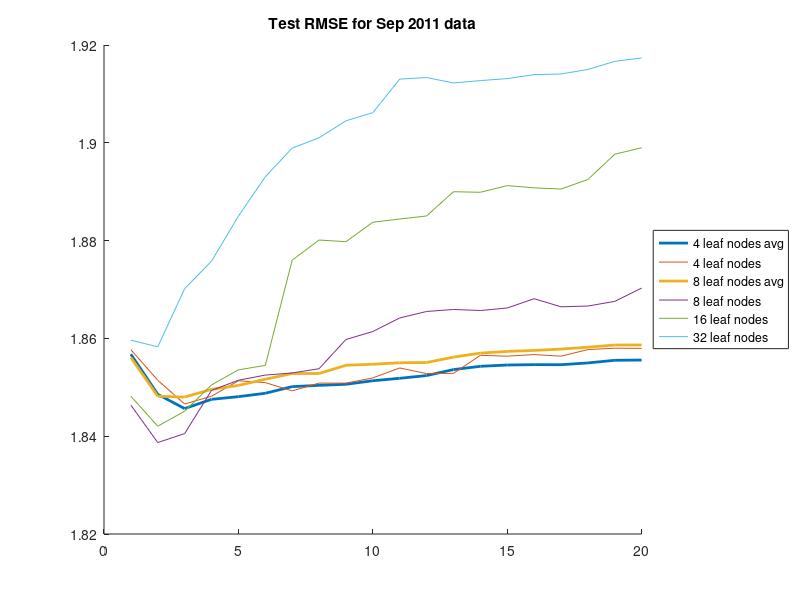
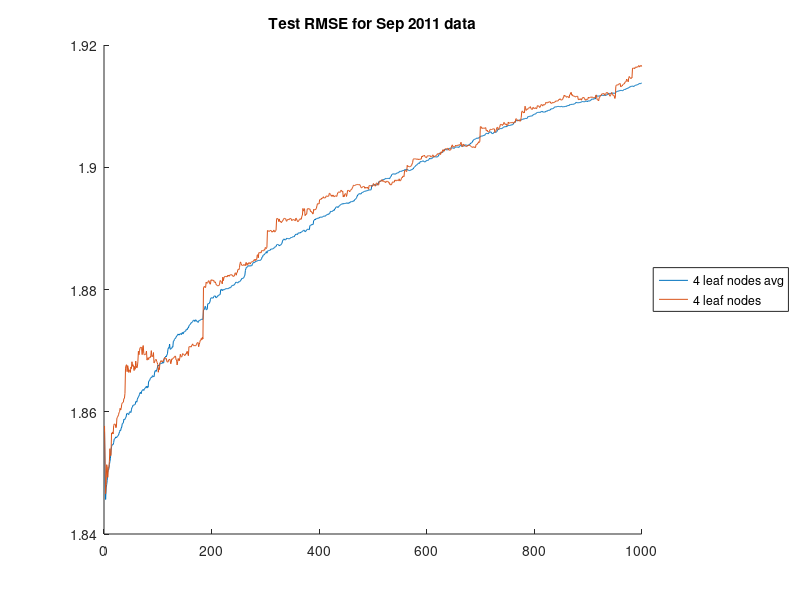
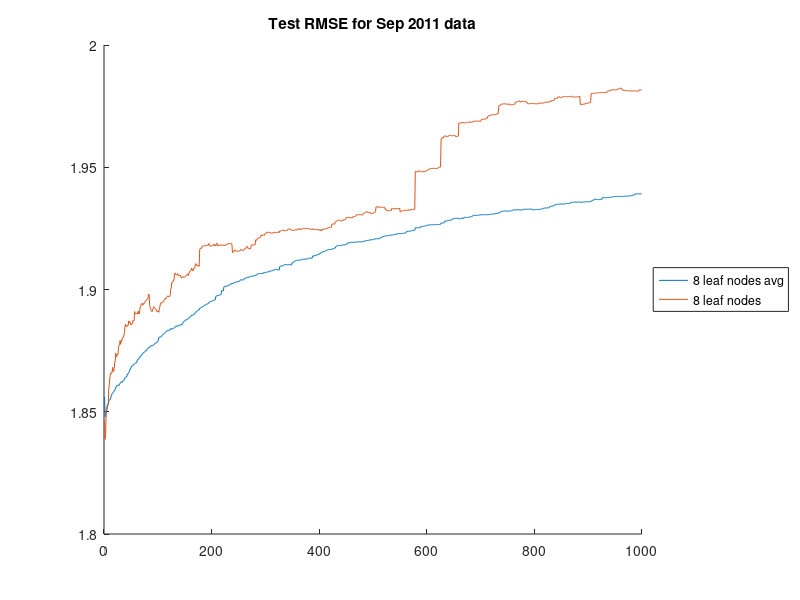

Here is the MATLAB script that generated these plots, in order:
%{
load('decTreeSepOct2012.mat');
load('SepOct2012Training_J16rf9_tree1.mat');
load('sep2011TestDataSetAll2.mat');

testNickTreeScript;

save('rmseValidationSep2011_J16rf9.mat','rmseTestVals');

%%%%%%%%%%%%%%%%%

load('decTreeSepOct2012.mat');
load('SepOct2012Training_J32rf9_tree1.mat');
load('sep2011TestDataSetAll.mat');

testNickTreeScript;

save('rmseValidationSep2011_J32rf9.mat','rmseTestVals');


load('decTreeSepOct2012.mat');
load('SepOct2012Training_J8rf9_tree1.mat');
load('sep2011TestDataSetAll2.mat');

testNickTreeScript;

save('rmseValidationSep2011_J8rf9.mat','rmseTestVals');

%%%%%%%%%%%%%%%%%

load('decTreeSepOct2012.mat');
load('SepOct2012Training_J64rf9_tree1.mat');
load('sep2011TestDataSetAll.mat');

testNickTreeScript;

save('rmseValidationSep2011_J64rf9.mat','rmseTestVals');



load('decTreeSepOct2012.mat');
load('SepOct2012Training_J4rf9_tree1.mat');
load('sep2011TestDataSetAll.mat');

testNickTreeScript;

save('rmseValidationSep2011_J4rf9.mat','rmseTestVals');
%}

J4dataAvg = load('rmseTestSep2011Averaged_J4rf9.mat');
J8dataAvg = load('rmseTestSep2011Averaged_J8rf9.mat');
J4data = load('rmseValidationSep2011_J4rf9.mat');
J8data = load('rmseValidationSep2011_J8rf9.mat');
J16data = load('rmseValidationSep2011_J16rf9.mat');
J32data = load('rmseValidationSep2011_J32rf9.mat');
J64data = load('rmseValidationSep2011_J64rf9.mat');

J16dataOther = load('rmseValidationSep2011_J16rf8_other.mat');
J32dataOther = load('rmseValidationSep2011_J32rf8_other.mat');
J64dataOther = load('rmseValidationSep2011_J64rf8_other.mat');

indsToSee = 1:20;
figure
hold on
plot(J4dataAvg.rmseTestVals(indsToSee),'LineWidth',2);
plot(J4data.rmseTestVals(indsToSee));
plot(J8dataAvg.rmseTestVals(indsToSee),'LineWidth',2);
plot(J8data.rmseTestVals(indsToSee));
plot(J16data.rmseTestVals(indsToSee));
%plot(J16dataOther.rmseTestVals(indsToSee),'LineWidth',3);
plot(J32data.rmseTestVals(indsToSee));
%plot(J32dataOther.rmseTestVals(indsToSee),'LineWidth',3);
%plot(J64data.rmseTestVals(indsToSee));
%plot(J64dataOther.rmseTestVals(indsToSee),'LineWidth',3);
legend('4 leaf nodes avg','4 leaf nodes','8 leaf nodes avg',...
    '8 leaf nodes',...
    '16 leaf nodes',...
    '32 leaf nodes',...
    'Location','eastoutside');
%{
legend('4 leaf nodes avg','4 leaf nodes','8 leaf nodes avg',...
    '8 leaf nodes',...
    '16 leaf nodes',...
    '16 leaf nodes previous set',...
    '32 leaf nodes',...
    '32 leaf nodes previous set',...
    '64 leaf nodes',...
    '64 leaf nodes previous set',...
    'Location','eastoutside');
    %}
title('Test RMSE for Sep 2011 data');
hold off

%%


figure
hold on
plot(J4dataAvg.rmseTestVals);
plot(J4data.rmseTestVals);
legend('4 leaf nodes avg','4 leaf nodes','Location','eastoutside');
title('Test RMSE for Sep 2011 data');
hold off
%%
J8data = load('rmseValidationSep2011_J8rf9.mat');
J8dataAvg = load('rmseTestSep2011Averaged_J8rf9.mat');
figure
hold on
plot(J8dataAvg.rmseTestVals);
plot(J8data.rmseTestVals);
legend('8 leaf nodes avg','8 leaf nodes','Location','eastoutside');
title('Test RMSE for Sep 2011 data');
hold off
